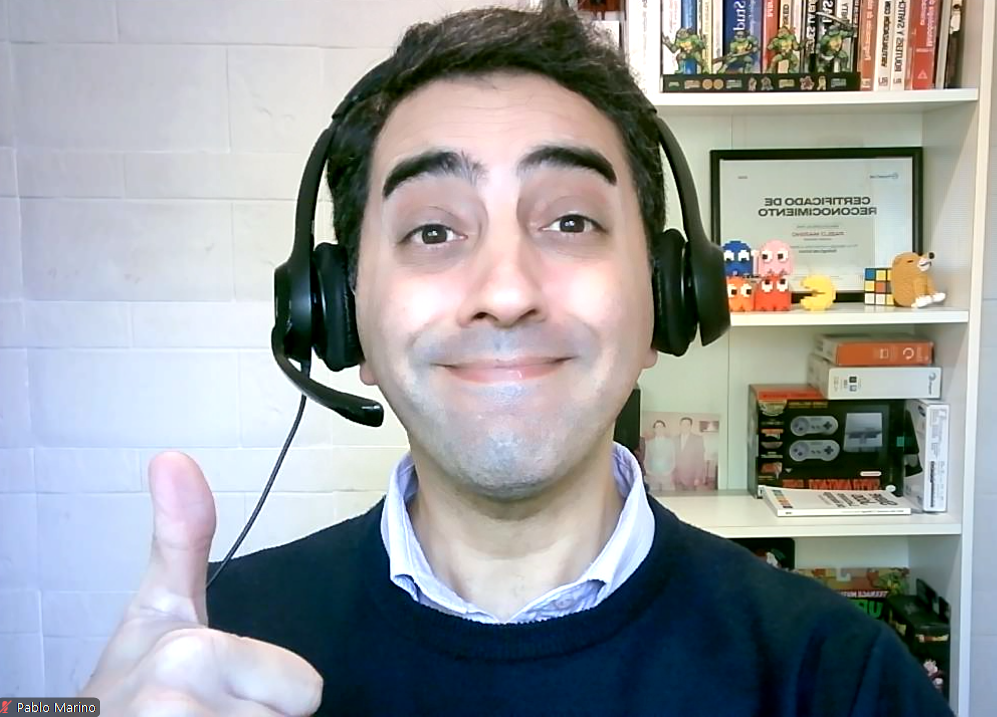
#> input picture Clase9/test.png, 997 x 717 px
$ python 09-filtro.py
#> lines starting #> are read from the running program, lines starting #| are printed output that depends on the picture; after the words box and inside, x2 and y2 are one past the last pixel; in counts of white or black regions, pixels touching at a corner belong together
import cv2

# 1. Cargar la imagen
img = cv2.imread('test.png')
#> img is the input picture: shape (717, 997, 3); mean B, G, R 157.8, 155.4, 152.3

# 2. Convertir a escala de grises (procesamiento base de IA)
gris = cv2.cvtColor(img, cv2.COLOR_BGR2GRAY)
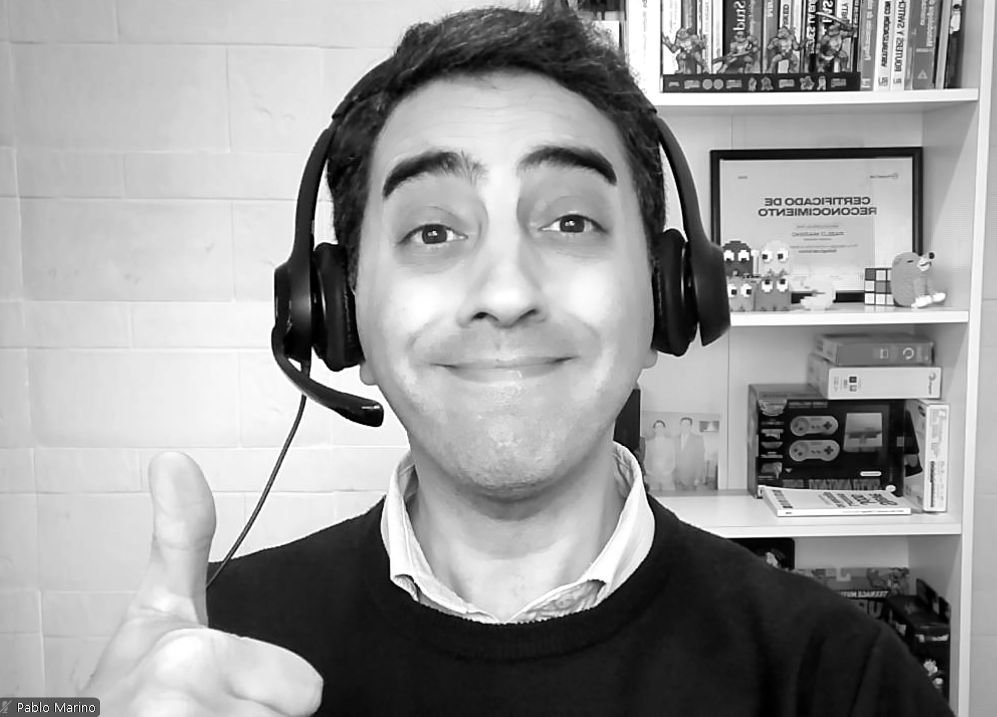
#> gris: shape (717, 997); min 0, max 255, mean 154.7

# 3. Obtener dimensiones dinámicamente
# .shape nos da (alto, ancho, canales). Usamos indexación para el centro.
alto, ancho = img.shape[:2]
#> alto = 717; ancho = 997
centro_x = ancho // 2
#> centro_x = 498
centro_y = alto // 2
#> centro_y = 358

# 4. Dibujar el "Ojo de Seguridad" (Círculo Rojo)
# cv2.circle(imagen, centro, radio, color_BGR, grosor)
cv2.circle(img, (centro_x, centro_y), 35, (0, 0, 255), 3)
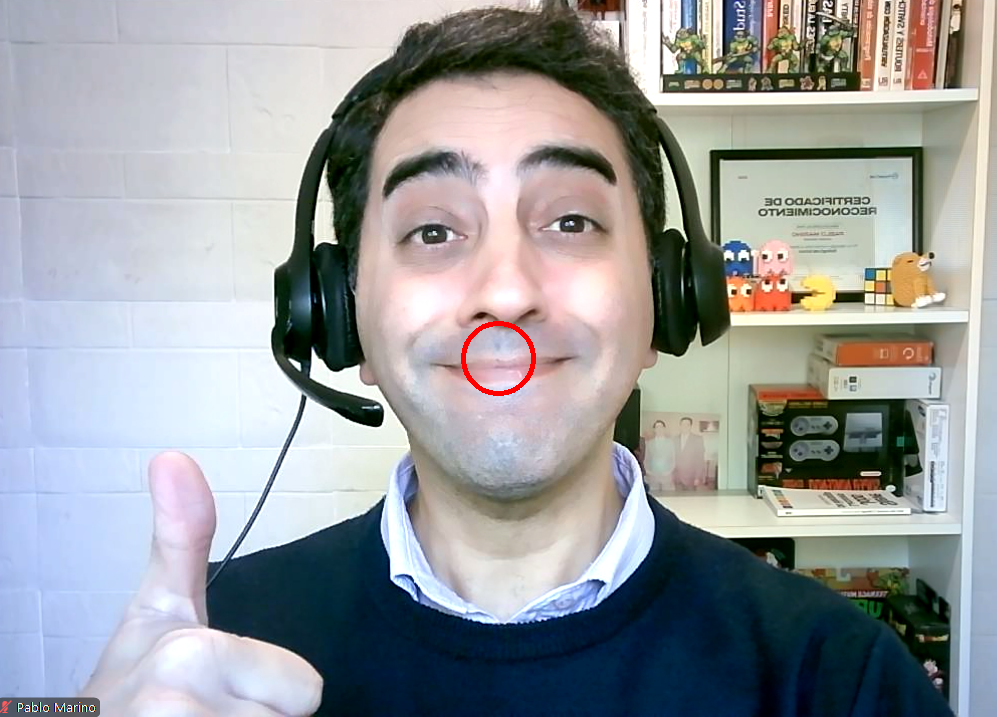
#> img: shape (717, 997, 3); 0.15% of pixels changed, all inside (x1, y1, x2, y2) = (461, 321, 536, 396)

# 5. Agregar una mira telescópica (opcional para estilo)
cv2.line(img, (centro_x - 50, centro_y), (centro_x + 50, centro_y), (0, 0, 255), 1)
#> img: shape (717, 997, 3); 0.01% of pixels changed, all inside (x1, y1, x2, y2) = (448, 358, 549, 359)
cv2.line(img, (centro_x, centro_y - 50), (centro_x, centro_y + 50), (0, 0, 255), 1)
#> img: shape (717, 997, 3); mean B, G, R 157.5, 155.1, 152.4

# 6. Mostrar resultado
cv2.imshow('Filtro de Seguridad Activado', img)
cv2.waitKey(0)
cv2.destroyAllWindows()
